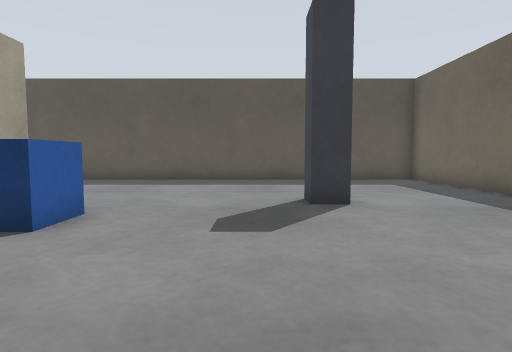
[1] (above)

14 first-person views from a walk through a robot-simulator world made for Gazebo. The camera is 0.5 m above the floor, tilts 4° down and sees 80° across. The floor is counted in squares, 0.5 m on a side. Each view is taken from the middle of a square. On the plan, view 1 faces up. The plan holds only what a view shows up to about 12 squares ahead; the rest is blank.

[2]
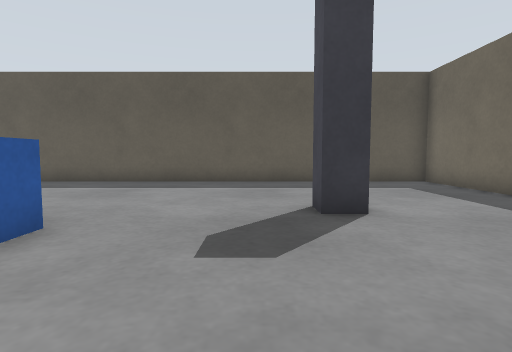

[3]
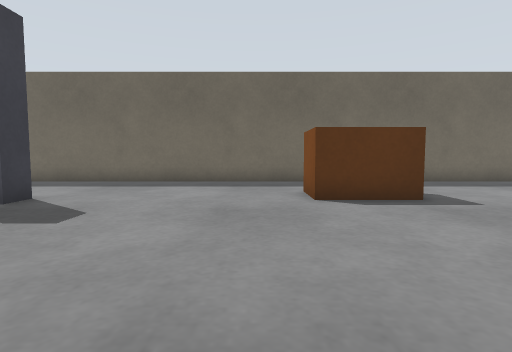

[4]
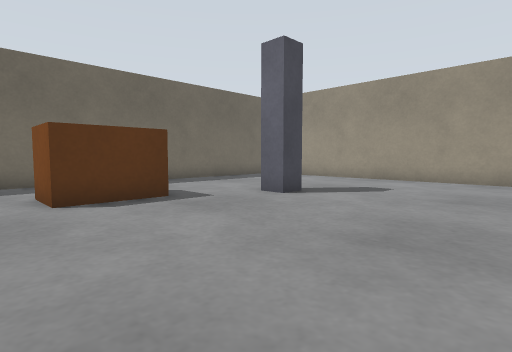

[5]
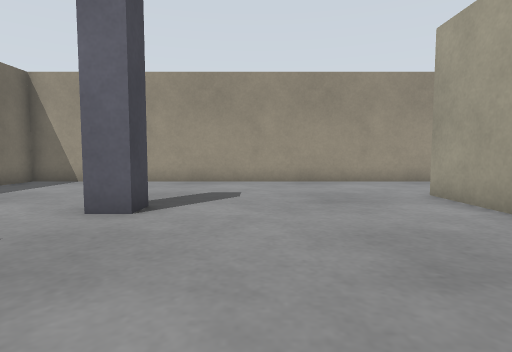

[6]
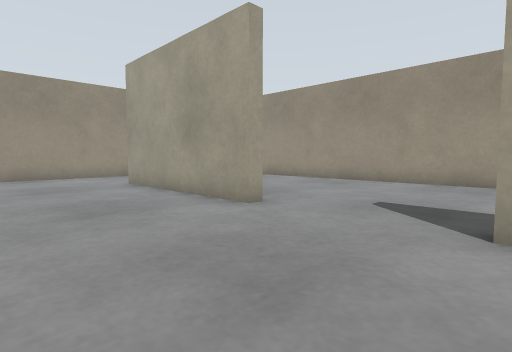

[7]
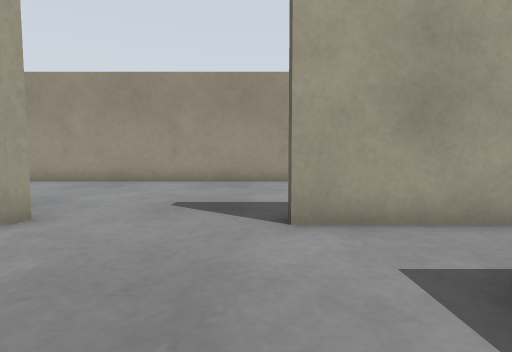

[8]
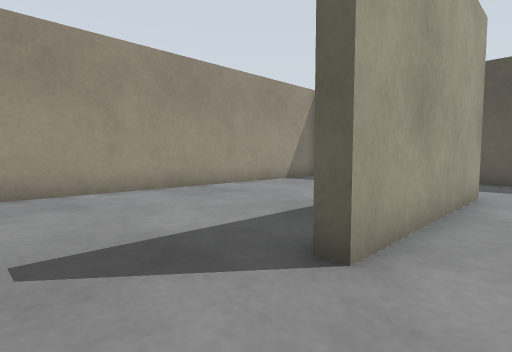

[9]
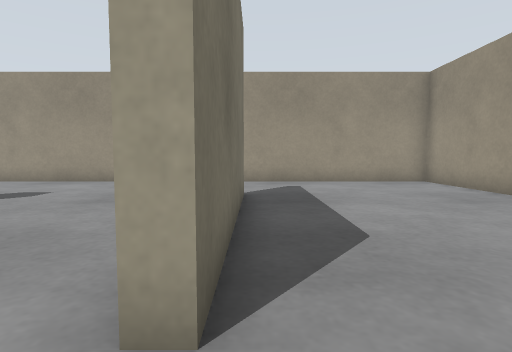

[10]
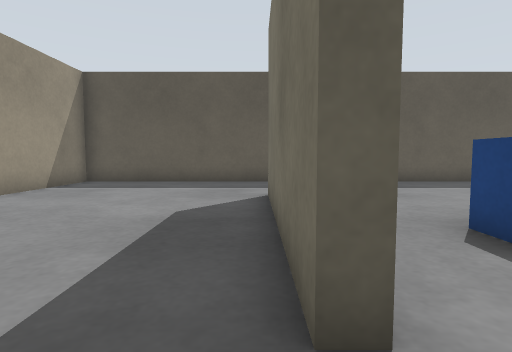

[11]
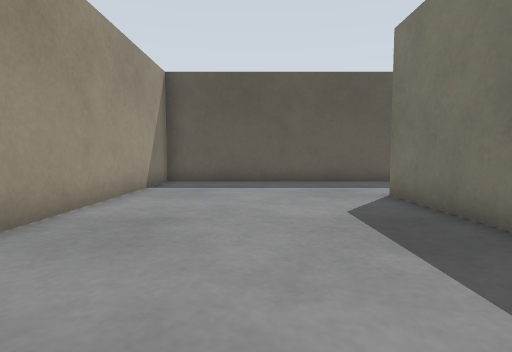

[12]
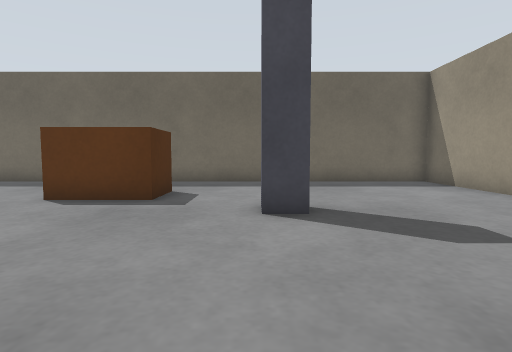

[13]
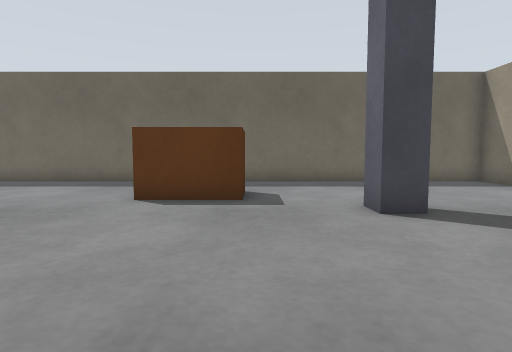

[14]
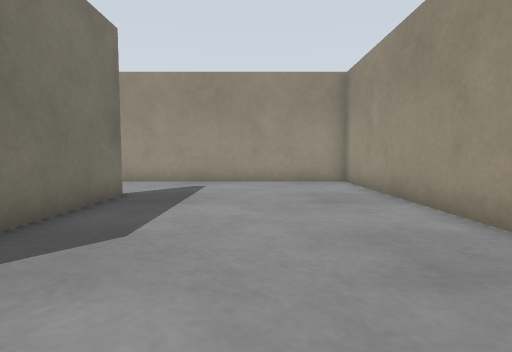

### Floor plan
Ten units are one square. View 1 is at (0, 0); x grows to the right and y downward. Boxes are objects, and circles mark ways between rooms. Rooms are numbered by the first view taken in them; rooms with no view inside come last. Other rooms are left out.
<svg viewBox="-138 -128 206 246">
<path fill="none" stroke="#000" d="M-67 15 -63 15 -63 75M-63 -86 -63 -25M25 -123 -64 -123M-66 113 63 113 63 -123 41 -123M-63 -25 -67 -25 -67 -85M-67 75 -67 15M-64 -123 -133 -123 -133 113 -66 113"/>
<rect x="-45" y="-55" width="20" height="20" fill="#bbb"><title>blue box</title></rect>
<rect x="-5" y="45" width="20" height="20" fill="#bbb"><title>pillar</title></rect>
<rect x="5" y="-75" width="20" height="20" fill="#bbb"><title>pillar</title></rect>
<rect x="15" y="5" width="20" height="20" fill="#bbb"><title>brown box</title></rect>
<circle cx="-70" cy="-105" r="3" fill="#2a7"/>
<circle cx="-70" cy="-5" r="3" fill="#2a7"/>
<circle cx="-70" cy="95" r="3" fill="#2a7"/>
<text x="0" y="-10">1</text>
<text x="-100" y="-10">2</text>
</svg>
Room 1 opens to room 2.

Where each view was taken, in squares from view 1:
view 1: 0 up, 0 right, facing up
view 2: 1 up, 0 right, facing up
view 3: 1 up, 5 left, facing right
view 4: 1 up, 5 left, facing down-right
view 5: 0 up, 2 left, facing down
view 6: 3 up, 2 left, facing down-left
view 7: 2 up, 2 left, facing left
view 8: 0 up, 5 left, facing up-left
view 9: 0 up, 7 left, facing down
view 10: 1 up, 7 left, facing up
view 11: 1 up, 10 left, facing up
view 12: 5 down, 5 left, facing right
view 13: 3 down, 5 left, facing right
view 14: 0 up, 10 left, facing down
